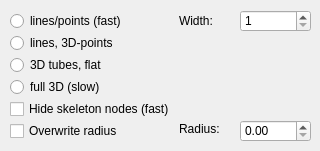
          <widget class="QWidget" name="tab_2">
           <attribute name="title">
            <string>Skeleton</string>
           </attribute>
           <widget class="QSpinBox" name="SpinBox_LineWidth">
            <property name="geometry">
             <rect>
              <x>240</x>
              <y>10</y>
              <width>71</width>
              <height>22</height>
             </rect>
            </property>
            <property name="minimum">
             <number>1</number>
            </property>
           </widget>
           <widget class="QRadioButton" name="radioBtn_tubesflat">
            <property name="geometry">
             <rect>
              <x>10</x>
              <y>54</y>
              <width>141</width>
              <height>22</height>
             </rect>
            </property>
            <property name="text">
             <string>3D tubes, flat</string>
            </property>
           </widget>
           <widget class="QRadioButton" name="radioBtn_full3D">
            <property name="geometry">
             <rect>
              <x>10</x>
              <y>76</y>
              <width>141</width>
              <height>22</height>
             </rect>
            </property>
            <property name="text">
             <string>full 3D (slow)</string>
            </property>
           </widget>
           <widget class="QLabel" name="label_17">
            <property name="geometry">
             <rect>
              <x>179</x>
              <y>10</y>
              <width>51</width>
              <height>22</height>
             </rect>
            </property>
            <property name="text">
             <string>Width:</string>
            </property>
           </widget>
           <widget class="QRadioButton" name="radioBtn_lines3Dpoints">
            <property name="geometry">
             <rect>
              <x>10</x>
              <y>32</y>
              <width>141</width>
              <height>22</height>
             </rect>
            </property>
            <property name="text">
             <string>lines, 3D-points</string>
            </property>
           </widget>
           <widget class="QLabel" name="label_4">
            <property name="geometry">
             <rect>
              <x>179</x>
              <y>120</y>
              <width>51</width>
              <height>17</height>
             </rect>
            </property>
            <property name="text">
             <string>Radius:</string>
            </property>
           </widget>
           <widget class="QRadioButton" name="radioBtn_lines2Dpoints">
            <property name="geometry">
             <rect>
              <x>10</x>
              <y>10</y>
              <width>151</width>
              <height>22</height>
             </rect>
            </property>
            <property name="text">
             <string>lines/points (fast)</string>
            </property>
           </widget>
           <widget class="QCheckBox" name="HideSkelNodes">
            <property name="geometry">
             <rect>
              <x>10</x>
              <y>98</y>
              <width>203</width>
              <height>22</height>
             </rect>
            </property>
            <property name="text">
             <string>Hide skeleton nodes (fast)</string>
            </property>
            <property name="checked">
             <bool>false</bool>
            </property>
           </widget>
           <widget class="QDoubleSpinBox" name="SpinBox_Radius">
            <property name="geometry">
             <rect>
              <x>240</x>
              <y>120</y>
              <width>71</width>
              <height>22</height>
             </rect>
            </property>
            <property name="maximum">
             <double>10000000.000000000000000</double>
            </property>
           </widget>
           <widget class="QCheckBox" name="OverwriteRadius">
            <property name="geometry">
             <rect>
              <x>10</x>
              <y>120</y>
              <width>161</width>
              <height>22</height>
             </rect>
            </property>
            <property name="text">
             <string>Overwrite radius</string>
            </property>
            <property name="checked">
             <bool>false</bool>
            </property>
           </widget>
          </widget>
